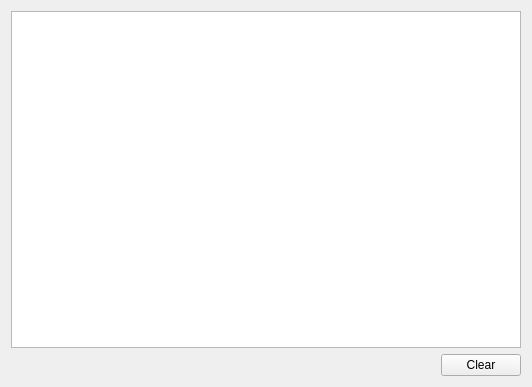
<?xml version="1.0" encoding="UTF-8"?>
<ui version="4.0">
 <class>WidgetB</class>
 <widget class="QWidget" name="WidgetB">
  <property name="geometry">
   <rect>
    <x>0</x>
    <y>0</y>
    <width>532</width>
    <height>387</height>
   </rect>
  </property>
  <property name="windowTitle">
   <string>WidgetA</string>
  </property>
  <layout class="QGridLayout" name="gridLayout">
   <item row="0" column="0" colspan="2">
    <widget class="QPlainTextEdit" name="text"/>
   </item>
   <item row="1" column="0">
    <spacer name="horizontalSpacer">
     <property name="orientation">
      <enum>Qt::Horizontal</enum>
     </property>
     <property name="sizeHint" stdset="0">
      <size>
       <width>425</width>
       <height>20</height>
      </size>
     </property>
    </spacer>
   </item>
   <item row="1" column="1">
    <widget class="QPushButton" name="btnClear">
     <property name="text">
      <string>Clear</string>
     </property>
    </widget>
   </item>
  </layout>
 </widget>
 <resources/>
 <connections/>
</ui>
